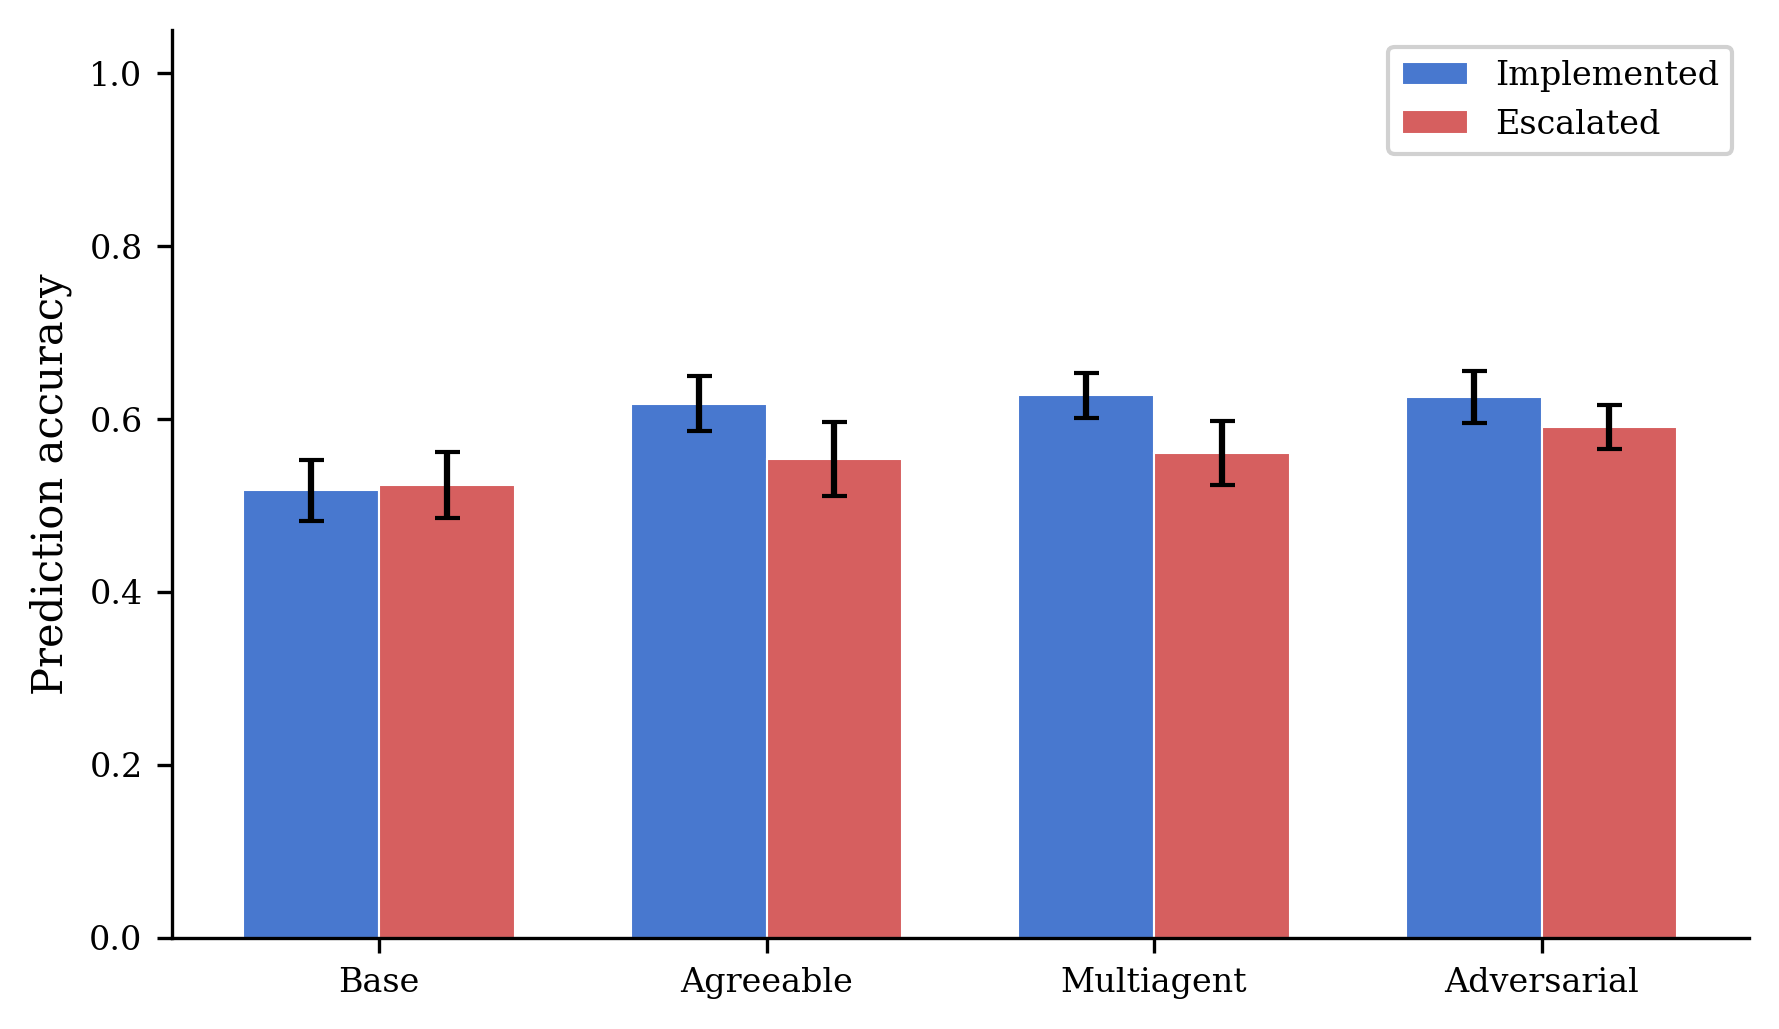

This figure's Python source:
"""Calibration: accuracy of implemented vs escalated decisions per method."""
import numpy as np
import pandas as pd
import matplotlib.pyplot as plt
import matplotlib
import os

matplotlib.rcParams.update({
    "font.family": "serif",
    "font.size": 9,
    "axes.labelsize": 10,
    "axes.titlesize": 11,
    "xtick.labelsize": 8,
    "ytick.labelsize": 8,
    "legend.fontsize": 8,
    "figure.dpi": 300,
})

results_dir = os.path.join(os.environ["WORK"], "madm/results")
fig_base = os.path.join(os.environ["WORK"], "madm/paper/figures")

datasets = ["AIME", "FEVEROUS", "HotelBookings", "LendingClub",
            "MoralMachine", "MovieLens", "Uber", "WikipediaToxicity"]
methods = ["base", "agreeable", "multiagent", "adversarial"]
gt_cols = {"AIME": "Answer"}
default_gt = "human_response"

# Collect per-file stats
rows = []
for ds in datasets:
    ds_dir = os.path.join(results_dir, ds)
    if not os.path.isdir(ds_dir):
        continue
    for fname in os.listdir(ds_dir):
        if not fname.endswith(".csv"):
            continue
        parts = fname.replace(".csv", "").split("_", 1)
        if len(parts) != 2:
            continue
        method, model = parts
        if method not in methods:
            continue
        path = os.path.join(ds_dir, fname)
        try:
            df = pd.read_csv(path)
        except Exception:
            continue
        gt = gt_cols.get(ds, default_gt)
        if gt not in df.columns or "llm_prediction" not in df.columns:
            continue
        esc_col = None
        for c in ["llm_escalate", "llm_delegate"]:
            if c in df.columns:
                esc_col = c
                break
        if esc_col is None:
            continue
        valid = df.dropna(subset=["llm_prediction", esc_col, gt])
        if len(valid) == 0:
            continue
        correct = valid["llm_prediction"] == valid[gt]
        esc = valid[esc_col] == 1
        impl = ~esc

        n_impl = impl.sum()
        n_esc = esc.sum()
        acc_impl = correct[impl].mean() if n_impl > 0 else np.nan
        acc_esc = correct[esc].mean() if n_esc > 0 else np.nan

        rows.append({
            "dataset": ds, "method": method, "model": model,
            "acc_impl": acc_impl, "acc_esc": acc_esc,
            "n_impl": n_impl, "n_esc": n_esc,
        })

data = pd.DataFrame(rows)

# Aggregate per method
colors = {
    "base": "#4878CF",
    "agreeable": "#6ACC65",
    "multiagent": "#B47CC7",
    "adversarial": "#D65F5F",
}
labels = {
    "base": "Base",
    "agreeable": "Agreeable",
    "multiagent": "Multiagent",
    "adversarial": "Adversarial",
}

fig, ax = plt.subplots(figsize=(6, 3.5))
n_meth = len(methods)
w = 0.35
x = np.arange(n_meth)

impl_means, impl_ses = [], []
esc_means, esc_ses = [], []

for method in methods:
    g = data[data["method"] == method].dropna(subset=["acc_impl", "acc_esc"])
    impl_means.append(g["acc_impl"].mean())
    impl_ses.append(g["acc_impl"].sem() if len(g) > 1 else 0)
    esc_means.append(g["acc_esc"].mean())
    esc_ses.append(g["acc_esc"].sem() if len(g) > 1 else 0)
    print(f"{method}: impl_acc={g['acc_impl'].mean():.3f} ({len(g)} files), "
          f"esc_acc={g['acc_esc'].mean():.3f}, "
          f"gap={g['acc_impl'].mean() - g['acc_esc'].mean():.3f}")

ax.bar(x - w/2, impl_means, w, yerr=impl_ses, capsize=3,
       color="#4878CF", label="Implemented", edgecolor="white", linewidth=0.5)
ax.bar(x + w/2, esc_means, w, yerr=esc_ses, capsize=3,
       color="#D65F5F", label="Escalated", edgecolor="white", linewidth=0.5)

ax.set_xticks(x)
ax.set_xticklabels([labels[m] for m in methods])
ax.set_ylabel("Prediction accuracy")
ax.set_ylim(0, 1.05)
ax.spines["top"].set_visible(False)
ax.spines["right"].set_visible(False)
ax.legend(loc="upper right", framealpha=0.9)
fig.tight_layout()

for ext in ["pdf", "png"]:
    out = os.path.join(fig_base, f"fig_calibration.{ext}")
    fig.savefig(out, bbox_inches="tight")
    print(f"Saved {out}")
plt.close(fig)
